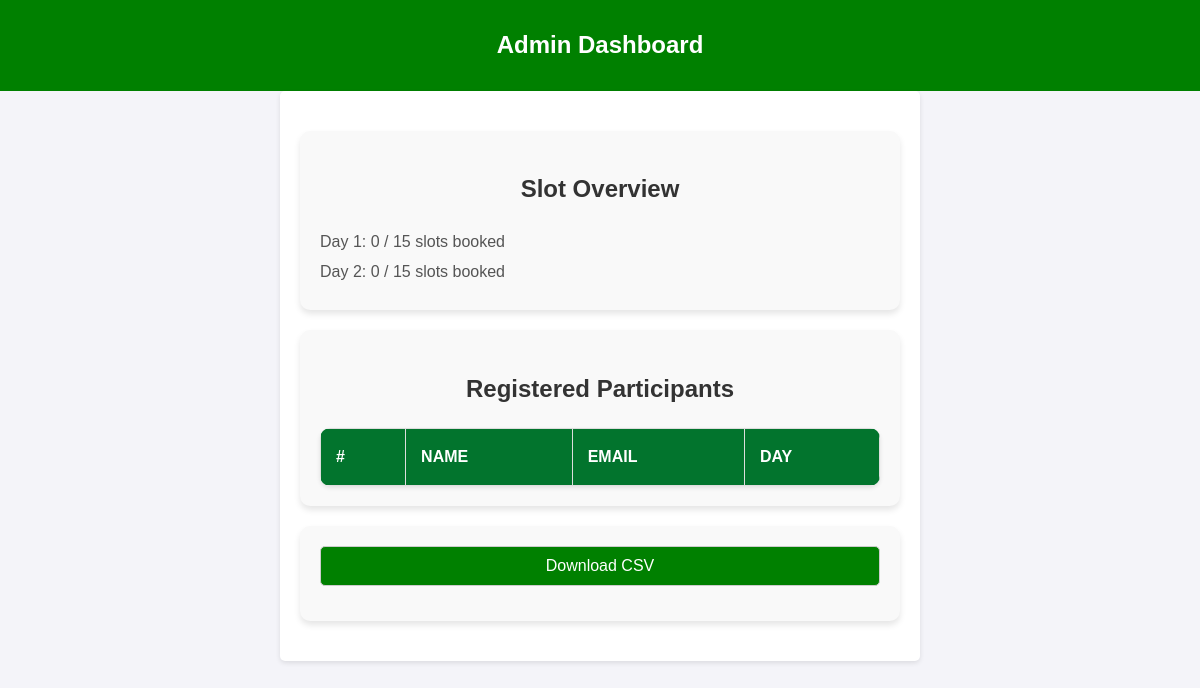
/admin, run on an earlier commit of the app's database.
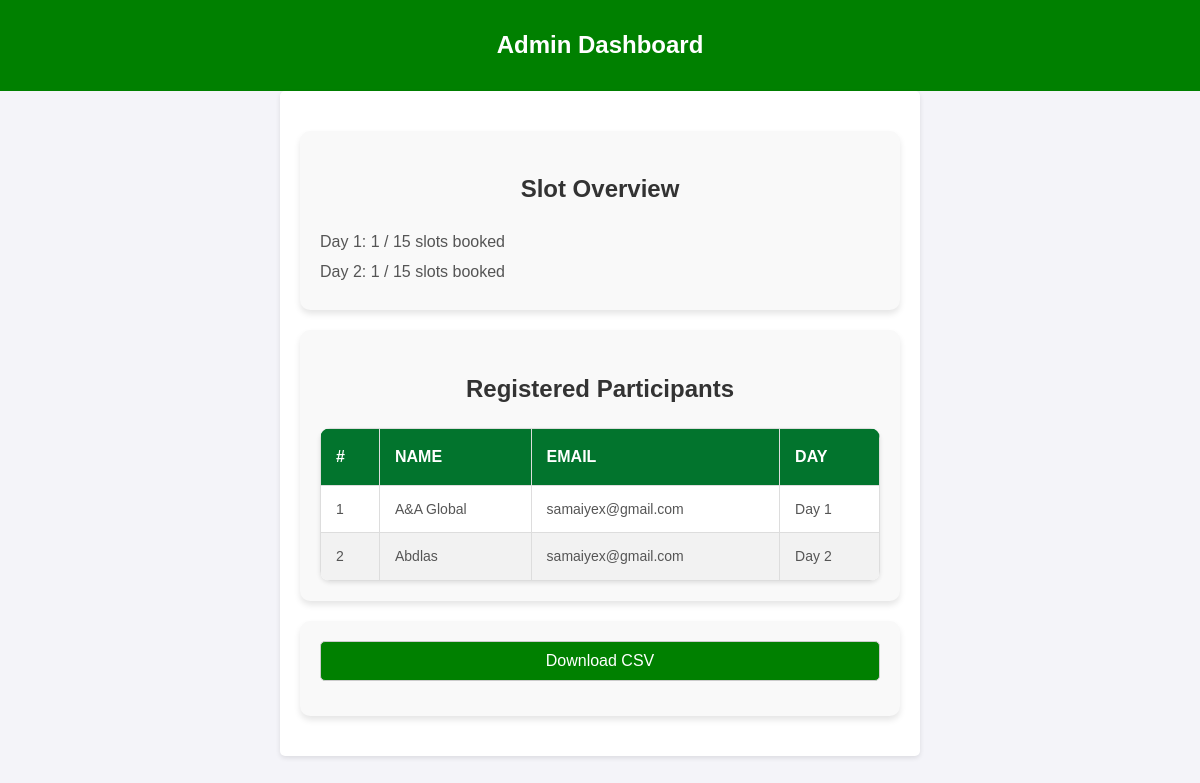
And on a later commit of the database.
### tables this page shows
CREATE TABLE registrations (
            id INTEGER PRIMARY KEY AUTOINCREMENT,
            name TEXT NOT NULL UNIQUE,
            email TEXT NOT NULL,
            day INTEGER NOT NULL
        );

### app.py (the view)
@app.route("/admin")
def admin_dashboard():
    conn = sqlite3.connect(DATABASE)
    c = conn.cursor()
    c.execute("SELECT COUNT(*) FROM registrations WHERE day = 1")
    day1_count = c.fetchone()[0]
    c.execute("SELECT COUNT(*) FROM registrations WHERE day = 2")
    day2_count = c.fetchone()[0]
    c.execute("SELECT name, email, day FROM registrations")
    registrations = [
        {"name": row[0], "email": row[1], "day": row[2]} for row in c.fetchall()
    ]
    conn.close()
    return render_template(
        "admin.html",
        day1_count=day1_count,
        day2_count=day2_count,
        registrations=registrations,
    )

### templates/admin.html (shortened to what this page needs)
<!DOCTYPE html>
<html lang="en">
<head>
  <link rel="stylesheet" href="/static/styles.css">
</head>
<body>
  <header>
    <h1>Admin Dashboard</h1>
  </header>
  <main>
    <section>
      <h2>Slot Overview</h2>
      <p>Day 1: <span id="day1-count">{{ day1_count }}</span> / 15 slots booked</p>
      <p>Day 2: <span id="day2-count">{{ day2_count }}</span> / 15 slots booked</p>
    </section>
    <section>
        <h2>Registered Participants</h2>
        <table>
          <thead>
            <tr>
              <th>#</th>
              <th>Name</th>
              <th>Email</th>
              <th>Day</th>
            </tr>
          </thead>
          <tbody>
            {% for reg in registrations %}
            <tr>
              <td data-label="#">{{ loop.index }}</td>
              <td data-label="Name">{{ reg.name }}</td>
              <td data-label="Email">{{ reg.email }}</td>
              <td data-label="Day">Day {{ reg.day }}</td>
            </tr>
            {% endfor %}
          </tbody>
        </table>
      </section>
    <section>
      <button id="download-csv">Download CSV</button>
    </section>
  </main>
</body>
</html>

### static/styles.css (style rules this page uses)
body { font-family: Arial, sans-serif; line-height: 1.6; margin: 0; padding: 0; background-color: #f4f4f9; }
header { background: green; color: #fff; padding: 10px 0; text-align: center; }
main { padding: 20px; max-width: 600px; margin: 0 auto; background: #fff; border-radius: 5px; box-shadow: 0 2px 5px rgba(0, 0, 0, 0.1); }
h1 { color: white; font-size: x-large; }
h2 { color: #333; }
select, button { width: 100%; padding: 10px; margin-bottom: 15px; border: 1px solid #ccc; border-radius: 5px; }
button { background: green; color: #fff; font-size: 16px; cursor: pointer; }
p { margin: 5px 0; color: #555; }
input, select, button { padding: 10px; font-size: 1rem; border: 1px solid #ccc; border-radius: 5px; }
section { margin: 20px auto; padding: 20px; max-width: 1200px; background-color: #f9f9f9; border-radius: 10px; box-shadow: 0 4px 6px rgba(0, 0, 0, 0.1); }
h2 { text-align: center; font-size: 24px; color: #333; margin-bottom: 20px; }
table { width: 100%; border-collapse: collapse; background-color: #fff; overflow: hidden; border-radius: 10px; box-shadow: 0 2px 4px rgba(0, 0, 0, 0.1); }
thead { background-color: #02742d; color: #fff; }
thead th { padding: 15px; text-align: left; font-size: 16px; text-transform: uppercase; }
tbody tr:nth-child(even) { background-color: #f2f2f2; }
td, th { padding: 12px 15px; text-align: left; border: 1px solid #ddd; }
td { font-size: 14px; color: #555; }

What changed in the data, as far as the page shows it:
added registrations: name "A&A Global", email "samaiyex@gmail.com", day "1"
added registrations: name "Abdlas", email "samaiyex@gmail.com", day "2"
Also different on the page:
{{ day1_count }}: "0" → "1"
{{ day2_count }}: "0" → "1"
